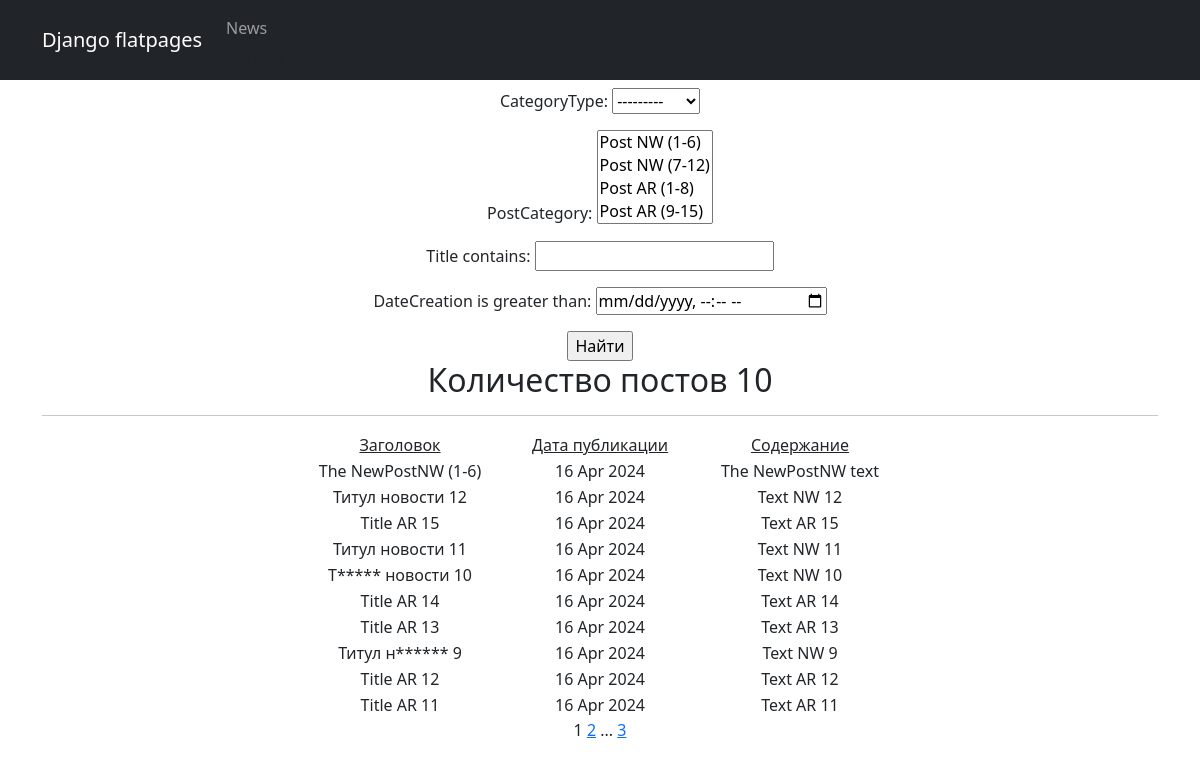
Page /news/ on the committed database.
### news/models.py (models this page shows, shortened)
class Post(models.Model):
    author = models.ForeignKey(Author, on_delete=models.CASCADE)
    NEWS = 'NW'
    ARTICLE = 'AR'
    CATEGORY_CHOICES = (
        (NEWS, 'Новость'),
        (ARTICLE, 'Статья'),
    )
    categoryType = models.CharField(max_length=2, choices=CATEGORY_CHOICES, default=ARTICLE)
    dateCreation = models.DateTimeField(auto_now_add=True)
    postCategory = models.ManyToManyField(Category, through='PostCategory')
    title = models.CharField(max_length=128)
    text = models.TextField()
    rating = models.SmallIntegerField(default=0)

### news/views.py (the view)
# urls.py: path('', PostList.as_view(), name='post_list'),
class PostList(ListView):
    model = Post
    ordering = '-dateCreation'
    template_name = 'news/index.html'
    context_object_name = 'news'
    paginate_by = 10
    def get_queryset(self):
        queryset = super().get_queryset()
        self.filterset = PostFilter(self.request.GET, queryset)
        return self.filterset.qs
    def get_context_data(self, **kwargs):
        context = super().get_context_data(**kwargs)
        context['filterset'] = self.filterset
        return context

### news/models.py (called while the page is built)
    def __str__(self):
        return self.name

### news/templatetags/custom_filters.py (called while the page is built)
@register.filter()
def censor(value):
    for word in censor_list:
        value = value.replace(word[1:], '*' * len(word[1:]))
    return value

### news/templates/news/index.html (shortened to what this page needs)
{% extends 'news/default.html' %}
{% load custom_filters %}
{% block content %}
   <form action="" method="get">
       {{ filterset.form.as_p }}
       <input type="submit" value="Найти" />
   </form>
<h2> Количество постов {{ news|length}}</h2>
<hr>
{% if news %}
<table style="margin-left: auto; margin-right: auto;">
  <tr>
      <td style="width: 200px;"><u>Заголовок</u></td>
      <td style="width: 200px;"><u>Дата публикации</u></td>
      <td style="width: 200px;"><u>Содержание</u></td>
  </tr>
  {% for new in news %}
  <tr>
      <td style="width: 200px;">{{ new.title|censor }}</td>
      <td style="width: 200px;">{{ new.dateCreation|date:'d M Y' }}</td>
      <td style="width: 200px;">{{ new.text|censor|truncatechars:20}}</td>
  </tr>
  {% endfor %}
</table>
{% else %}
<h3>Публикаций нет!</h3>
{% endif %}
   {{ page_obj.number }}
   {% if page_obj.has_next %}
       <a href="?page={{ page_obj.next_page_number }}">{{ page_obj.next_page_number }}</a>
       {% if paginator.num_pages != page_obj.next_page_number %}
           ...
           <a href="?page={{ page_obj.paginator.num_pages }}">{{ page_obj.paginator.num_pages }}</a>
       {% endif %}
   {% endif %}
{% endblock content %}

### news/templates/news/default.html (shortened to what this page needs)
<!DOCTYPE html>
<html lang="en">
    <head>
        {% load static %}
        <link href="{% static 'css/styles.css' %}" rel="stylesheet" />
    </head>
    <body>
        <nav class="navbar navbar-expand-lg navbar-dark bg-dark static-top">
           <div class="container">
               <a class="navbar-brand" href="#">Django flatpages</a>
               <div class="collapse navbar-collapse" id="navbarResponsive">
                   <ul class="navbar-nav ml-auto">
                       <li class="nav-item active">
                           <a class="nav-link" href="/news/">News</a>
                               <span class="sr-only">(current)</span>
                       </li>
                   </ul>
               </div>
           </div>
        </nav>
        <div class="container">
           <div class="row">
               <div class="col-lg-12 text-center">
                   {% block content %}{% endblock content %}
               </div>
           </div>
        </div>
    </body>
</html>

### rows in the picture
Post: title|censor "The NewPostNW (1-6)", dateCreation "16 Apr 2024", text|censor "The NewPostNW text"
Post: title|censor "Титул новости 12", dateCreation "16 Apr 2024", text|censor "Text NW 12"
Post: title|censor "Title AR 15", dateCreation "16 Apr 2024", text|censor "Text AR 15"
Post: title|censor "Титул новости 11", dateCreation "16 Apr 2024", text|censor "Text NW 11"
Post: title|censor "Т***** новости 10", dateCreation "16 Apr 2024", text|censor "Text NW 10"
Post: title|censor "Title AR 14", dateCreation "16 Apr 2024", text|censor "Text AR 14"
Post: title|censor "Title AR 13", dateCreation "16 Apr 2024", text|censor "Text AR 13"
Post: title|censor "Титул н****** 9", dateCreation "16 Apr 2024", text|censor "Text NW 9"
Post: title|censor "Title AR 12", dateCreation "16 Apr 2024", text|censor "Text AR 12"
Post: title|censor "Title AR 11", dateCreation "16 Apr 2024", text|censor "Text AR 11"

### other values in the picture
{{ news|length }} "10"
{{ page_obj.number }} "1"
{{ page_obj.next_page_number }} "2"
{{ page_obj.paginator.num_pages }} "3"
